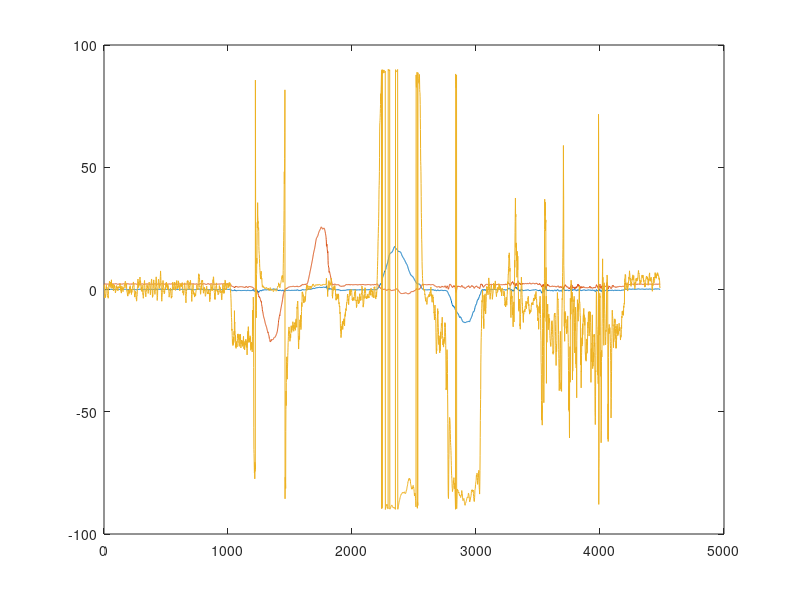

Write the MATLAB code that produced this figure.
raw = load('raw.txt');
raw = raw';
N = length(raw);
angle = zeros(3,N);
for k=1:N
    angle(1,k) = atan(raw(1,k) / raw(3,k));
    angle(2,k) = atan(raw(2,k) / raw(3,k));
    angle(3,k) = atan(raw(1,k) / raw(2,k));
    angle(:,k) = angle(:,k) * 180 / pi;
end
plot(angle');